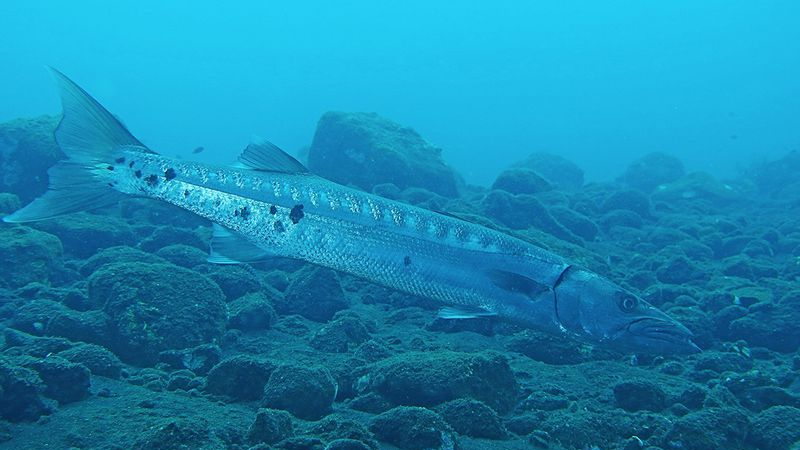
#> input picture image_001.png, 800 x 450 px; its folder holds only this picture in this run
$ python -i qt32.py   (imports and definitions only)
#> lines starting #> are read from the running program, lines starting #| are printed output that depends on the picture
#> further down, picture is the input picture: shape (450, 800, 3); mean B, G, R 175.4, 134.8, 22.9
import cv2
import numpy as np
from matplotlib import pyplot as plt
import os

def not_Blurry(img):
    img = cv2.resize(img, (640,480))
    # cv2.imshow('img', img)
    kernel_1 = np.ones((3,3))
    for i in range(len(kernel_1)):
        for j in range(len(kernel_1)):
            kernel_1[i][j]=-1
    m=len(kernel_1)//2
    kernel_1[m][m]=9
    img1 = cv2.filter2D(img, -1, kernel_1)
    gauss = cv2.GaussianBlur(img, (9,9), 0,)
    img2 = cv2.addWeighted(img, 1.5, gauss, -0.5, 3)
    img = cv2.addWeighted(img1, 0.4, img2, 0.6, 0)
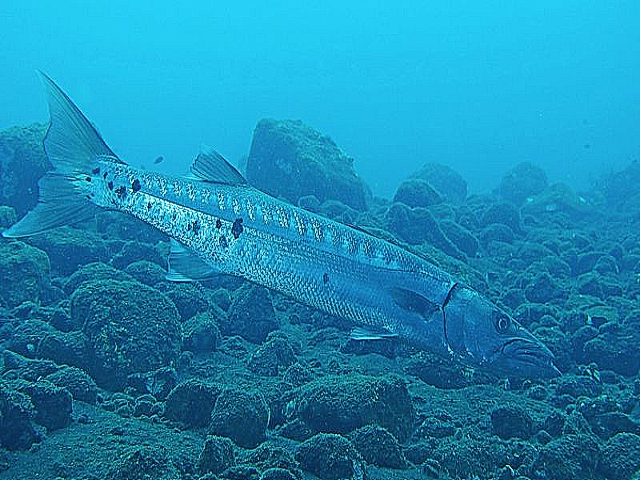
#> img: shape (480, 640, 3); mean of channels 0, 1, 2 176.4, 136.4, 27.5; drawn as B, G, R
    img = cv2.cvtColor(img, cv2.COLOR_BGR2HSV)
#> img: shape (480, 640, 3); mean H, S, V 98.6, 217.9, 176.4
    h,s,v = cv2.split(img)
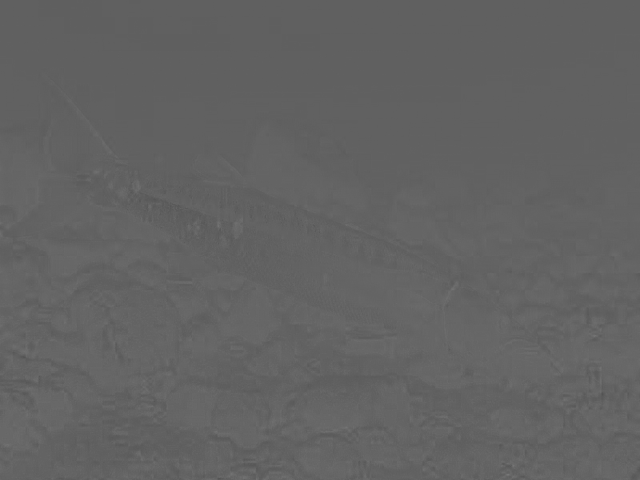
#> h: shape (480, 640); min 82, max 119, mean 98.6
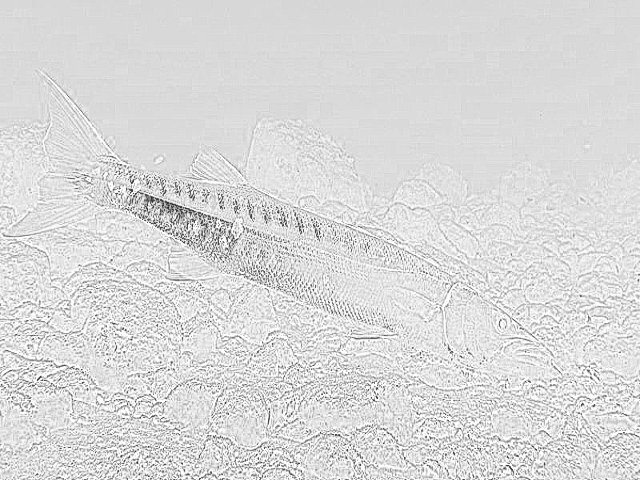
#> s: shape (480, 640); min 38, max 255, mean 217.9
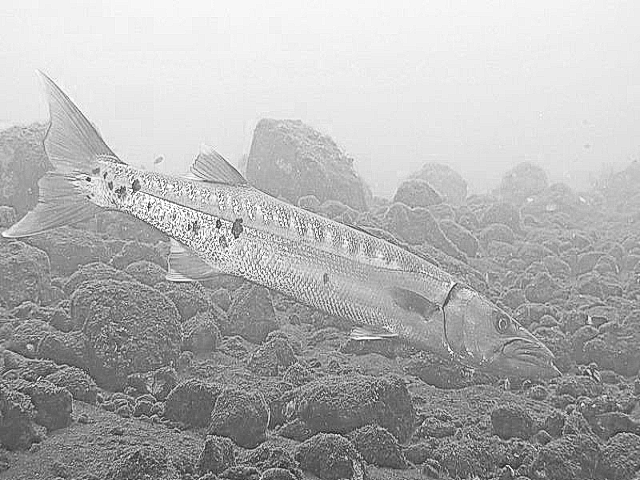
#> v: shape (480, 640); min 32, max 255, mean 176.4
    hist = cv2.calcHist([v], [0], None, [256], [0,155])
#> hist = 256 values, max 1941 at index 251, min 0 at index 0, mean 441.6
    plt.plot(hist)
    v = cv2.equalizeHist(v)
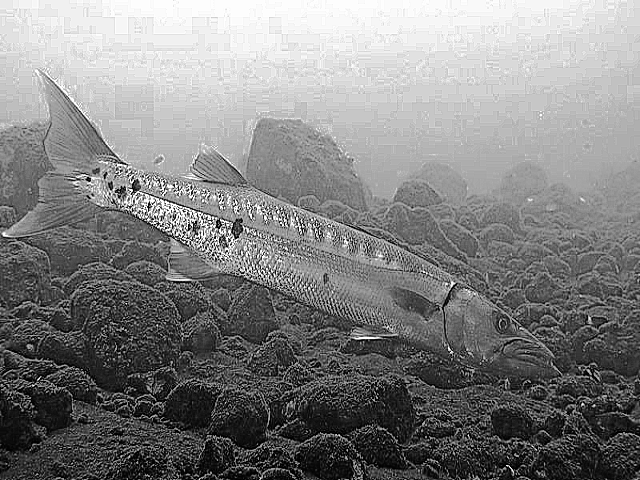
#> v: shape (480, 640); min 0, max 255, mean 128.5
    hist = cv2.calcHist([v], [0], None, [256], [0,256])
#> hist = 256 values, max 6392 at index 240, min 0 at index 23, mean 1200
    plt.plot(hist)
    img_merge = cv2.merge((h, s, v))
#> img_merge: shape (480, 640, 3); mean H, S, V 98.6, 217.9, 128.5
    img_eq = cv2.cvtColor(img_merge, cv2.COLOR_HSV2BGR)
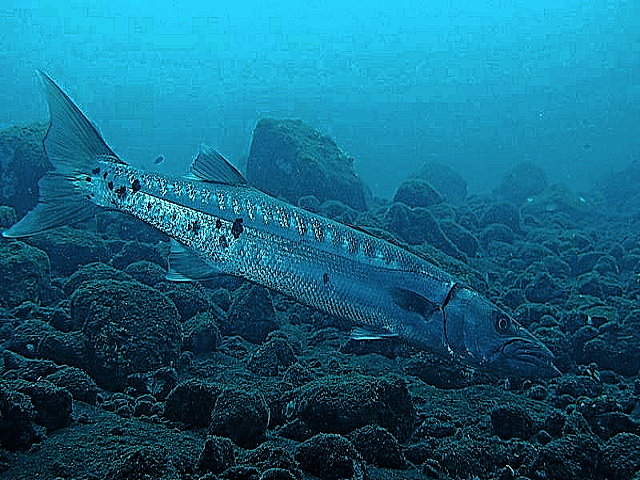
#> img_eq: shape (480, 640, 3); mean B, G, R 128.5, 101.1, 20.7
    return img_eq
# cv2.imshow('img_eq', img_eq)
# plt.show()
# cv2.waitKey(0)
# [18 lines not run here, left out]

>>> import cv2
>>> picture = cv2.imread('image_001.png')
>>> result = not_Blurry(picture)
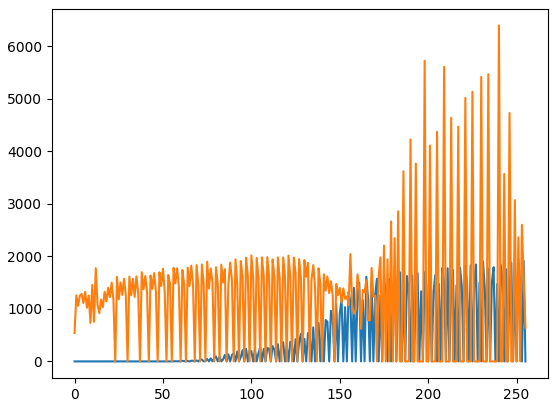
#> figure drawn by matplotlib, 1 panel; curve peaks at x = 251, y = 1941; curve peaks at x = 240, y = 6392

$ run again, on image_002.png
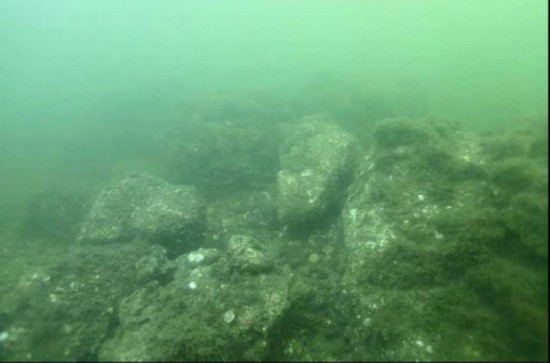
#> input picture image_002.png, 550 x 363 px
#> picture is the input picture: shape (363, 550, 3); mean B, G, R 112.2, 156.6, 101.4
#> in not_Blurry, `hist = cv2.calcHist([v], [0], None, [256], [0,155])`: hist = 256 values, max 2695 at index 231, min 0 at index 2, mean 596.2
#> in not_Blurry, `v = cv2.equalizeHist(v)`:
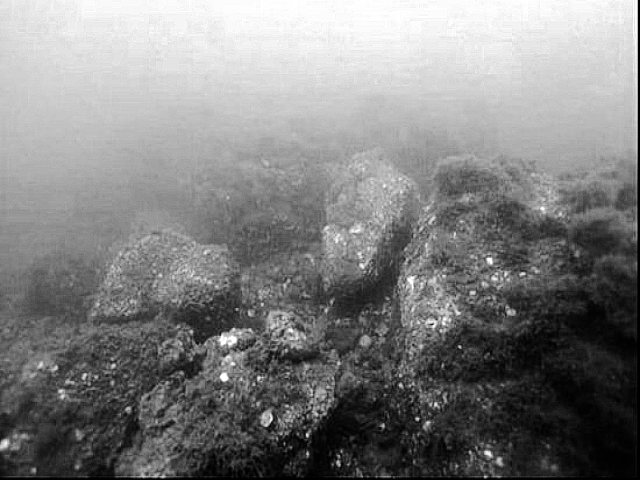
#> v: shape (480, 640); min 0, max 255, mean 128.1
#> in not_Blurry, `hist = cv2.calcHist([v], [0], None, [256], [0,256])`: hist = 256 values, max 2774 at index 245, min 0 at index 28, mean 1200
#> img_merge: shape (480, 640, 3); mean H, S, V 64.3, 96.3, 128.1
#> `result = not_Blurry(picture)`:
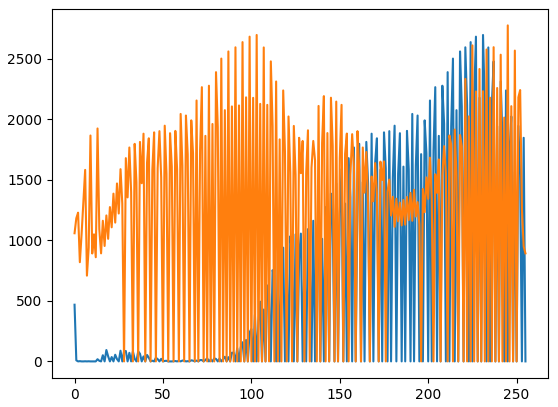
#> figure drawn by matplotlib, 1 panel; curve peaks at x = 231, y = 2695; curve peaks at x = 245, y = 2774
